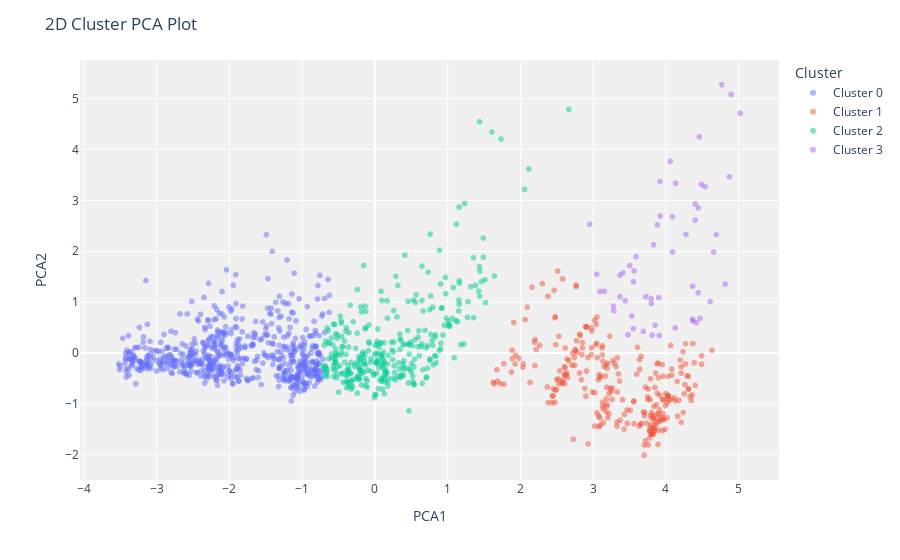

Notebook code for this chart:
### Code cell
# Criar o scatter plot para o modelo Hhierarchical_clusters
plot_model(hierarchical_model, plot='cluster')

### Figure 1 — Plotly figure (JSON) as saved in the notebook; plotly's stock layout.template omitted (floating-point values rounded to 4 significant figures; data arrays with more than 128 entries replaced by an {"elided": "..."} marker saying what was removed)
{"data": [{"customdata": {"elided": "610x1 null values"}, "hovertemplate": "Cluster=Cluster 0<br>PCA1=%{x}<br>PCA2=%{y}<br>Feature=%{customdata[0]}<extra></extra>", "legendgroup": "Cluster 0", "marker": {"color": "#636efa", "opacity": 0.5, "symbol": "circle"}, "mode": "markers", "name": "Cluster 0", "showlegend": true, "textposition": "top center", "type": "scattergl", "x": {"elided": "610 float values"}, "xaxis": "x", "y": {"elided": "610 float values"}, "yaxis": "y"}, {"customdata": {"elided": "268x1 null values"}, "hovertemplate": "Cluster=Cluster 1<br>PCA1=%{x}<br>PCA2=%{y}<br>Feature=%{customdata[0]}<extra></extra>", "legendgroup": "Cluster 1", "marker": {"color": "#EF553B", "opacity": 0.5, "symbol": "circle"}, "mode": "markers", "name": "Cluster 1", "showlegend": true, "textposition": "top center", "type": "scattergl", "x": {"elided": "268 float values"}, "xaxis": "x", "y": {"elided": "268 float values"}, "yaxis": "y"}, {"customdata": {"elided": "326x1 null values"}, "hovertemplate": "Cluster=Cluster 2<br>PCA1=%{x}<br>PCA2=%{y}<br>Feature=%{customdata[0]}<extra></extra>", "legendgroup": "Cluster 2", "marker": {"color": "#00cc96", "opacity": 0.5, "symbol": "circle"}, "mode": "markers", "name": "Cluster 2", "showlegend": true, "textposition": "top center", "type": "scattergl", "x": {"elided": "326 float values"}, "xaxis": "x", "y": {"elided": "326 float values"}, "yaxis": "y"}, {"customdata": [[null], [null], [null], [null], [null], [null], [null], [null], [null], [null], [null], [null], [null], [null], [null], [null], [null], [null], [null], [null], [null], [null], [null], [null], [null], [null], [null], [null], [null], [null], [null], [null], [null], [null], [null], [null], [null], [null], [null], [null], [null], [null], [null], [null], [null], [null], [null], [null], [null], [null], [null], [null], [null], [null], [null]], "hovertemplate": "Cluster=Cluster 3<br>PCA1=%{x}<br>PCA2=%{y}<br>Feature=%{customdata[0]}<extra></extra>", "legendgroup": "Cluster 3", "marker": {"color": "#ab63fa", "opacity": 0.5, "symbol": "circle"}, "mode": "markers", "name": "Cluster 3", "showlegend": true, "textposition": "top center", "type": "scattergl", "x": [4.813, 3.83, 3.921, 4.09, 3.88, 3.563, 3.276, 3.366, 3.918, 4.767, 4.895, 4.132, 3.367, 3.502, 4.655, 3.409, 4.418, 4.058, 4.459, 3.723, 4.488, 3.53, 3.283, 3.591, 4.691, 4.443, 4.606, 3.554, 4.368, 3.907, 4.369, 2.952, 3.094, 4.126, 4.366, 3.155, 4.538, 3.44, 3.551, 4.443, 4.275, 5.022, 4.872, 4.402, 4.4, 3.477, 4.091, 3.9, 3.689, 3.797, 3.85, 3.81, 3.798, 4.469, 3.049], "xaxis": "x", "y": [1.356, 2.127, 2.693, 2.677, 2.518, 1.613, 0.9216, 1.525, 3.372, 5.274, 5.082, 3.338, 1.106, 1.719, 1.984, 1.574, 0.5939, 3.771, 4.248, 1.109, 3.314, 0.7247, 0.8299, 1.892, 2.329, 1.182, 1.01, 1.398, 0.6617, 0.3436, 0.6298, 2.533, 1.208, 0.492, 1.312, 1.213, 3.268, 1.026, 0.4787, 2.852, 2.333, 4.716, 3.465, 2.611, 2.931, 0.3579, 1.989, 1.089, 0.4242, 0.9724, 0.5462, 0.3523, 1.068, 0.6809, 1.55], "yaxis": "y"}], "layout": {"autosize": true, "legend": {"title": {"text": "Cluster"}, "tracegroupgap": 0}, "margin": {"t": 60}, "plot_bgcolor": "rgb(240,240,240)", "title": {"text": "2D Cluster PCA Plot"}, "xaxis": {"anchor": "y", "autorange": true, "domain": [0, 1], "range": [-4.041, 5.541], "title": {"text": "PCA1"}, "type": "linear"}, "yaxis": {"anchor": "x", "autorange": true, "domain": [0, 1], "range": [-2.575, 5.838], "title": {"text": "PCA2"}, "type": "linear"}}}
